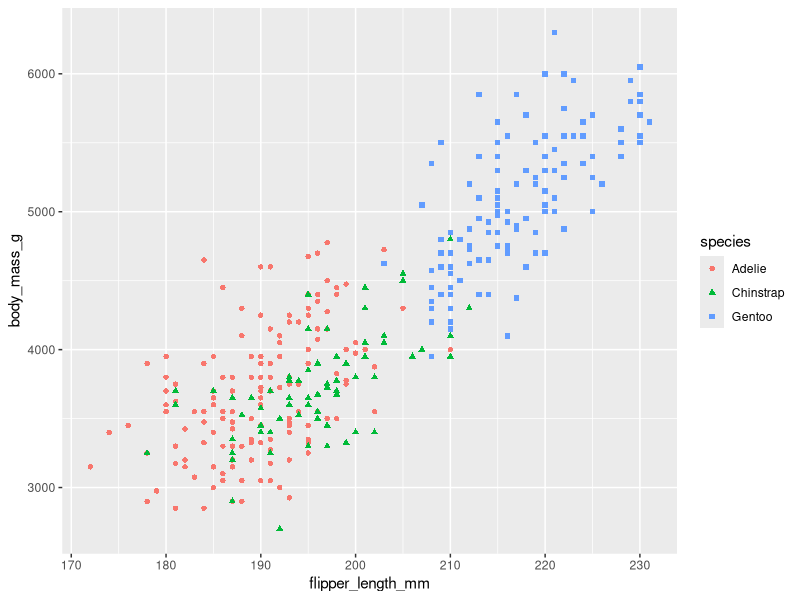
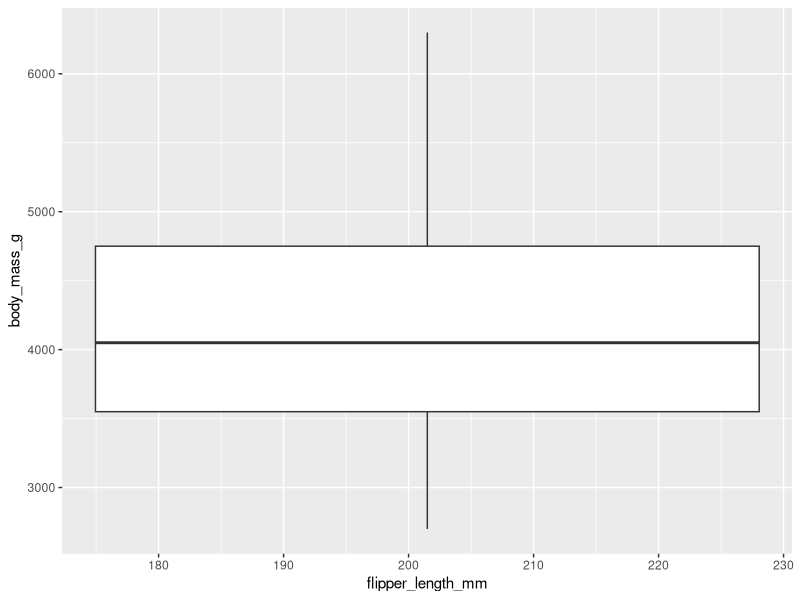
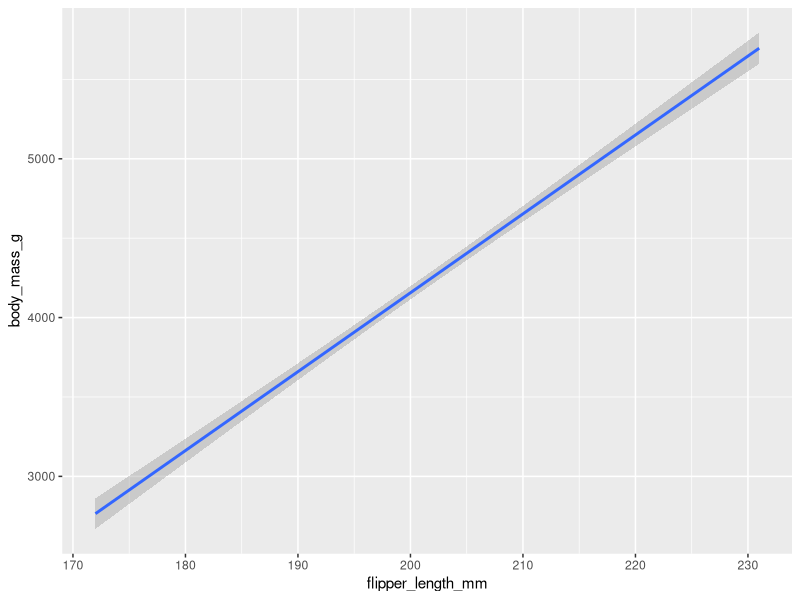
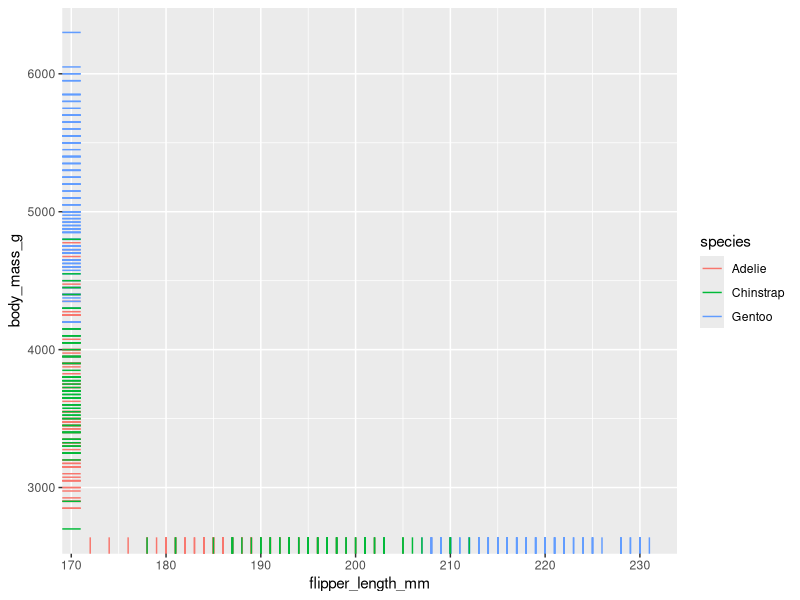
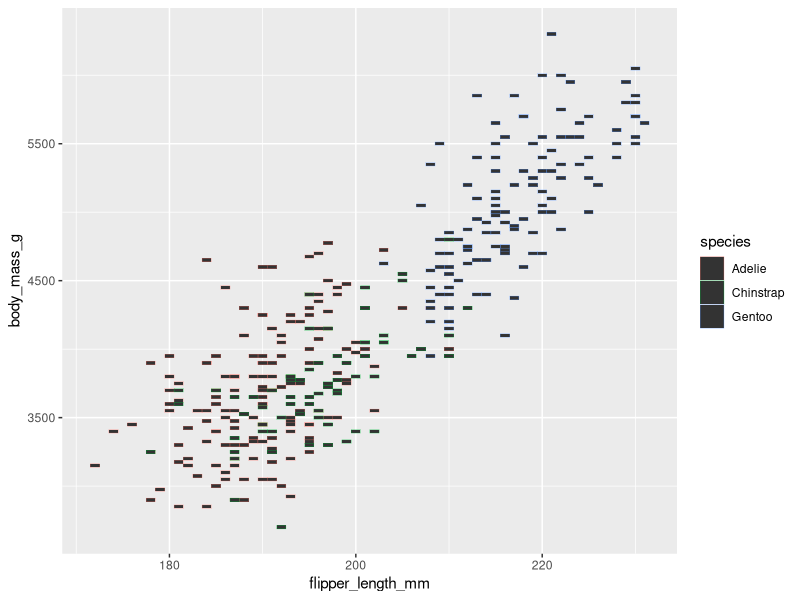

Write R code to recreate these figures, in order.
library(palmerpenguins)
data("penguins")
library(ggplot2)
View(penguins)
ggplot(data=penguins)+geom_point(mapping = aes(x=flipper_length_mm,y=body_mass_g,color=species,shape=species))
ggplot(data=penguins)+geom_boxplot(mapping = aes(x=flipper_length_mm,y=body_mass_g))
ggplot(data=penguins)+geom_smooth(mapping = aes(x=flipper_length_mm,y=body_mass_g),method = lm)
ggplot(data=penguins)+geom_rug(mapping = aes(x=flipper_length_mm,y=body_mass_g,color=species))
ggplot(data=penguins)+geom_tile(mapping = aes(x=flipper_length_mm,y=body_mass_g,color=species))
